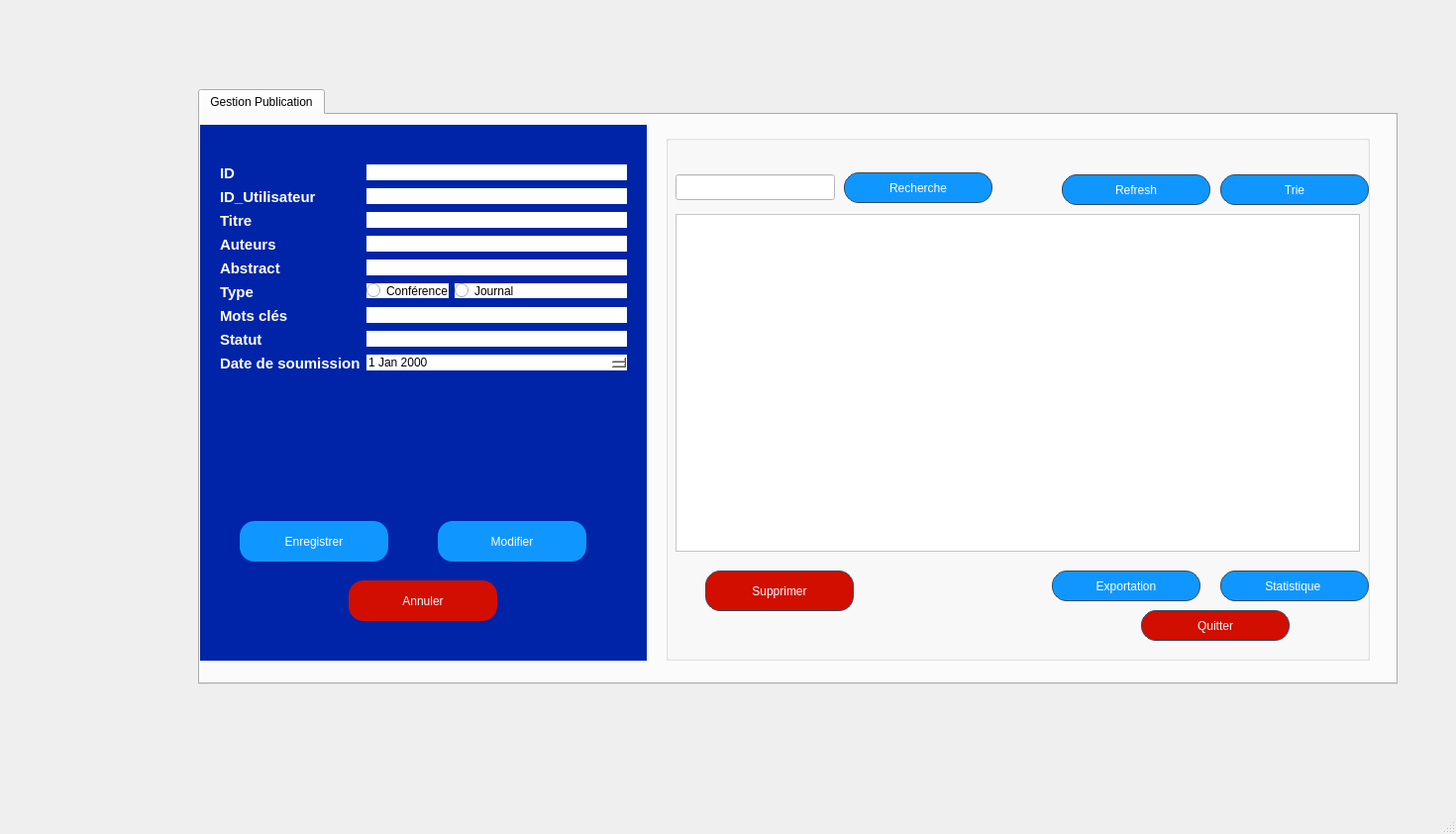
<?xml version="1.0" encoding="UTF-8"?>
<ui version="4.0">
 <class>GestionPublication</class>
 <widget class="QMainWindow" name="GestionPublication">
  <property name="geometry">
   <rect>
    <x>0</x>
    <y>0</y>
    <width>1470</width>
    <height>842</height>
   </rect>
  </property>
  <property name="contextMenuPolicy">
   <enum>Qt::ContextMenuPolicy::ActionsContextMenu</enum>
  </property>
  <property name="windowTitle">
   <string>GestionPublication</string>
  </property>
  <property name="styleSheet">
   <string notr="true">QPushButton {
    /* La couleur de fond (bleu pro) */
    background-color: #2c3e50; 
    
    /* La couleur du texte */
    color: white;
    
    /* L'ARRONDI : plus le chiffre est grand, plus c'est rond */
    border-radius: 15px;
    
    /* Une bordure fine pour définir la forme */
    border: 1px solid #34495e;
    
    /* Espacement interne pour que le texte ne touche pas les bords */
    padding: 5px 15px;
}

/* Effet au survol de la souris */
QPushButton:hover {
    background-color: #34495e;
}
</string>
  </property>
  <widget class="QWidget" name="centralwidget">
   <property name="styleSheet">
    <string notr="true">QPushButton {
    /* La couleur de fond (bleu pro) */
    background-color: #2c3e50; 
    
    /* La couleur du texte */
    color: white;
    
    /* L'ARRONDI : plus le chiffre est grand, plus c'est rond */
    border-radius: 15px;
    
    /* Une bordure fine pour définir la forme */
    border: 1px solid #34495e;
    
    /* Espacement interne pour que le texte ne touche pas les bords */
    padding: 5px 15px;
}

/* Effet au survol de la souris */
QPushButton:hover {
    background-color: #34495e;
}</string>
   </property>
   <widget class="QTabWidget" name="tabWidget">
    <property name="geometry">
     <rect>
      <x>200</x>
      <y>90</y>
      <width>1211</width>
      <height>601</height>
     </rect>
    </property>
    <property name="styleSheet">
     <string notr="true">background-color: #D8E2E9;
QPushButton {
    /* La couleur de fond (bleu pro) */
    background-color: #2c3e50; 
    
    /* La couleur du texte */
    color: white;
    
    /* L'ARRONDI : plus le chiffre est grand, plus c'est rond */
    border-radius: 15px;
    
    /* Une bordure fine pour définir la forme */
    border: 1px solid #34495e;
    
    /* Espacement interne pour que le texte ne touche pas les bords */
    padding: 5px 15px;
}

/* Effet au survol de la souris */
QPushButton:hover {
    background-color: #34495e;
}</string>
    </property>
    <property name="currentIndex">
     <number>0</number>
    </property>
    <widget class="QWidget" name="tab">
     <attribute name="title">
      <string>Gestion Publication</string>
     </attribute>
     <widget class="QGroupBox" name="groupBox_2">
      <property name="geometry">
       <rect>
        <x>0</x>
        <y>10</y>
        <width>451</width>
        <height>541</height>
       </rect>
      </property>
      <property name="styleSheet">
       <string notr="true">background-color: rgb(0, 36, 168);
border: #A8D3F0;</string>
      </property>
      <property name="title">
       <string/>
      </property>
      <widget class="QWidget" name="formLayoutWidget">
       <property name="geometry">
        <rect>
         <x>20</x>
         <y>40</y>
         <width>411</width>
         <height>331</height>
        </rect>
       </property>
       <layout class="QFormLayout" name="formLayout">
        <item row="0" column="0">
         <widget class="QLabel" name="label">
          <property name="text">
           <string>&lt;html&gt;&lt;head/&gt;&lt;body&gt;&lt;p&gt;&lt;span style=&quot; font-size:11pt; font-weight:700; color:#ffffff;&quot;&gt;ID&lt;/span&gt;&lt;/p&gt;&lt;/body&gt;&lt;/html&gt;</string>
          </property>
         </widget>
        </item>
        <item row="0" column="1">
         <widget class="QLineEdit" name="idPub">
          <property name="contextMenuPolicy">
           <enum>Qt::ContextMenuPolicy::ActionsContextMenu</enum>
          </property>
          <property name="styleSheet">
           <string notr="true">background-color: rgb(255, 255, 255);
</string>
          </property>
         </widget>
        </item>
        <item row="1" column="0">
         <widget class="QLabel" name="label_9">
          <property name="text">
           <string>&lt;html&gt;&lt;head/&gt;&lt;body&gt;&lt;p&gt;&lt;span style=&quot; font-size:11pt; font-weight:700; color:#ffffff;&quot;&gt;ID_Utilisateur&lt;/span&gt;&lt;/p&gt;&lt;/body&gt;&lt;/html&gt;</string>
          </property>
         </widget>
        </item>
        <item row="1" column="1">
         <widget class="QLineEdit" name="Id_utilisateur">
          <property name="styleSheet">
           <string notr="true">background-color: rgb(255, 255, 255);</string>
          </property>
         </widget>
        </item>
        <item row="2" column="0">
         <widget class="QLabel" name="label_2">
          <property name="text">
           <string>&lt;html&gt;&lt;head/&gt;&lt;body&gt;&lt;p&gt;&lt;span style=&quot; font-size:11pt; font-weight:700; color:#ffffff;&quot;&gt;Titre&lt;/span&gt;&lt;/p&gt;&lt;/body&gt;&lt;/html&gt;</string>
          </property>
         </widget>
        </item>
        <item row="2" column="1">
         <widget class="QLineEdit" name="titrePub">
          <property name="styleSheet">
           <string notr="true">background-color: rgb(255, 255, 255);</string>
          </property>
         </widget>
        </item>
        <item row="3" column="0">
         <widget class="QLabel" name="label_3">
          <property name="text">
           <string>&lt;html&gt;&lt;head/&gt;&lt;body&gt;&lt;p&gt;&lt;span style=&quot; font-size:11pt; font-weight:700; color:#ffffff;&quot;&gt;Auteurs&lt;/span&gt;&lt;/p&gt;&lt;/body&gt;&lt;/html&gt;</string>
          </property>
         </widget>
        </item>
        <item row="3" column="1">
         <widget class="QLineEdit" name="auteurPub">
          <property name="styleSheet">
           <string notr="true">background-color: rgb(255, 255, 255);</string>
          </property>
         </widget>
        </item>
        <item row="4" column="0">
         <widget class="QLabel" name="label_4">
          <property name="text">
           <string>&lt;html&gt;&lt;head/&gt;&lt;body&gt;&lt;p&gt;&lt;span style=&quot; font-size:11pt; font-weight:700; color:#ffffff;&quot;&gt;Abstract&lt;/span&gt;&lt;/p&gt;&lt;/body&gt;&lt;/html&gt;</string>
          </property>
         </widget>
        </item>
        <item row="4" column="1">
         <widget class="QLineEdit" name="abstractPub">
          <property name="styleSheet">
           <string notr="true">background-color: rgb(255, 255, 255);
</string>
          </property>
         </widget>
        </item>
        <item row="5" column="0">
         <widget class="QLabel" name="label_5">
          <property name="text">
           <string>&lt;html&gt;&lt;head/&gt;&lt;body&gt;&lt;p&gt;&lt;span style=&quot; font-size:11pt; font-weight:700; color:#ffffff;&quot;&gt;Type&lt;/span&gt;&lt;/p&gt;&lt;/body&gt;&lt;/html&gt;</string>
          </property>
         </widget>
        </item>
        <item row="5" column="1">
         <layout class="QFormLayout" name="formLayout_2">
          <item row="0" column="0">
           <widget class="QRadioButton" name="conferencePub">
            <property name="styleSheet">
             <string notr="true">background-color: rgb(255, 255, 255);
</string>
            </property>
            <property name="text">
             <string>Conférence</string>
            </property>
           </widget>
          </item>
          <item row="0" column="1">
           <widget class="QRadioButton" name="journalPub">
            <property name="styleSheet">
             <string notr="true">background-color: rgb(255, 255, 255);
</string>
            </property>
            <property name="text">
             <string>Journal</string>
            </property>
           </widget>
          </item>
         </layout>
        </item>
        <item row="6" column="0">
         <widget class="QLabel" name="label_6">
          <property name="text">
           <string>&lt;html&gt;&lt;head/&gt;&lt;body&gt;&lt;p&gt;&lt;span style=&quot; font-size:11pt; font-weight:700; color:#ffffff;&quot;&gt;Mots clés&lt;/span&gt;&lt;/p&gt;&lt;/body&gt;&lt;/html&gt;</string>
          </property>
         </widget>
        </item>
        <item row="6" column="1">
         <widget class="QLineEdit" name="mot_clePub">
          <property name="styleSheet">
           <string notr="true">background-color: rgb(255, 255, 255);</string>
          </property>
         </widget>
        </item>
        <item row="7" column="0">
         <widget class="QLabel" name="label_7">
          <property name="text">
           <string>&lt;html&gt;&lt;head/&gt;&lt;body&gt;&lt;p&gt;&lt;span style=&quot; font-size:11pt; font-weight:700; color:#ffffff;&quot;&gt;Statut&lt;/span&gt;&lt;/p&gt;&lt;/body&gt;&lt;/html&gt;</string>
          </property>
         </widget>
        </item>
        <item row="7" column="1">
         <widget class="QLineEdit" name="statutPub">
          <property name="styleSheet">
           <string notr="true">background-color: rgb(255, 255, 255);</string>
          </property>
         </widget>
        </item>
        <item row="8" column="1">
         <widget class="QDateEdit" name="datePub">
          <property name="styleSheet">
           <string notr="true">background-color: rgb(255, 255, 255);</string>
          </property>
         </widget>
        </item>
        <item row="8" column="0">
         <widget class="QLabel" name="label_8">
          <property name="text">
           <string>&lt;html&gt;&lt;head/&gt;&lt;body&gt;&lt;p&gt;&lt;span style=&quot; font-size:11pt; font-weight:700; color:#ffffff;&quot;&gt;Date de soumission&lt;/span&gt;&lt;/p&gt;&lt;/body&gt;&lt;/html&gt;</string>
          </property>
         </widget>
        </item>
       </layout>
      </widget>
      <widget class="QPushButton" name="enregistrer">
       <property name="geometry">
        <rect>
         <x>40</x>
         <y>400</y>
         <width>150</width>
         <height>41</height>
        </rect>
       </property>
       <property name="minimumSize">
        <size>
         <width>0</width>
         <height>0</height>
        </size>
       </property>
       <property name="styleSheet">
        <string notr="true">background-color: rgb(16, 151, 255);
</string>
       </property>
       <property name="text">
        <string>Enregistrer</string>
       </property>
      </widget>
      <widget class="QPushButton" name="modif">
       <property name="geometry">
        <rect>
         <x>240</x>
         <y>400</y>
         <width>150</width>
         <height>41</height>
        </rect>
       </property>
       <property name="styleSheet">
        <string notr="true">background-color: rgb(16, 151, 255);
</string>
       </property>
       <property name="text">
        <string>Modifier</string>
       </property>
      </widget>
      <widget class="QPushButton" name="annuler">
       <property name="geometry">
        <rect>
         <x>150</x>
         <y>460</y>
         <width>150</width>
         <height>41</height>
        </rect>
       </property>
       <property name="styleSheet">
        <string notr="true">background-color: rgb(209, 14, 0);
</string>
       </property>
       <property name="text">
        <string>Annuler</string>
       </property>
      </widget>
     </widget>
     <widget class="QGroupBox" name="groupBox_3">
      <property name="geometry">
       <rect>
        <x>470</x>
        <y>20</y>
        <width>711</width>
        <height>531</height>
       </rect>
      </property>
      <property name="styleSheet">
       <string notr="true">background-color: rgb(0, 36, 168);
border: #A8D3F0;
/* Style pour tous les GroupBox */
QGroupBox {
    border: 2px solid #2c3e50; /* Couleur de la bordure */
    border-radius: 15px;      /* Même arrondi que les boutons */
    margin-top: 20px;         /* Espace pour le titre en haut */
    font-weight: bold;
    color: #2c3e50;
}

/* Style spécifique pour le titre du GroupBox */
QGroupBox::title {
    subcontrol-origin: margin;
    subcontrol-position: top center; /* Place le titre en haut au centre */
    padding: 0 10px;
}</string>
      </property>
      <property name="title">
       <string/>
      </property>
      <widget class="QLineEdit" name="rechPub">
       <property name="geometry">
        <rect>
         <x>10</x>
         <y>40</y>
         <width>161</width>
         <height>26</height>
        </rect>
       </property>
       <property name="styleSheet">
        <string notr="true">background-color: rgb(255, 255, 255);</string>
       </property>
      </widget>
      <widget class="QPushButton" name="recherchePub">
       <property name="geometry">
        <rect>
         <x>180</x>
         <y>38</y>
         <width>150</width>
         <height>31</height>
        </rect>
       </property>
       <property name="styleSheet">
        <string notr="true">background-color: rgb(16, 151, 255);
</string>
       </property>
       <property name="text">
        <string>Recherche</string>
       </property>
      </widget>
      <widget class="QPushButton" name="statPub">
       <property name="geometry">
        <rect>
         <x>560</x>
         <y>440</y>
         <width>150</width>
         <height>31</height>
        </rect>
       </property>
       <property name="styleSheet">
        <string notr="true">background-color: rgb(16, 151, 255);
</string>
       </property>
       <property name="text">
        <string>Statistique </string>
       </property>
      </widget>
      <widget class="QPushButton" name="SuppPub">
       <property name="geometry">
        <rect>
         <x>40</x>
         <y>440</y>
         <width>150</width>
         <height>41</height>
        </rect>
       </property>
       <property name="styleSheet">
        <string notr="true">background-color: rgb(209, 14, 0);</string>
       </property>
       <property name="text">
        <string>Supprimer</string>
       </property>
      </widget>
      <widget class="QPushButton" name="quitterPub">
       <property name="geometry">
        <rect>
         <x>480</x>
         <y>480</y>
         <width>150</width>
         <height>31</height>
        </rect>
       </property>
       <property name="styleSheet">
        <string notr="true">background-color: rgb(209, 14, 0);
</string>
       </property>
       <property name="text">
        <string>Quitter</string>
       </property>
      </widget>
      <widget class="QTableView" name="tableViewPub">
       <property name="geometry">
        <rect>
         <x>10</x>
         <y>80</y>
         <width>691</width>
         <height>341</height>
        </rect>
       </property>
       <property name="styleSheet">
        <string notr="true">background-color: rgb(255, 255, 255);
</string>
       </property>
      </widget>
      <widget class="QPushButton" name="expoPub">
       <property name="geometry">
        <rect>
         <x>390</x>
         <y>440</y>
         <width>150</width>
         <height>31</height>
        </rect>
       </property>
       <property name="styleSheet">
        <string notr="true">background-color: rgb(16, 151, 255);
</string>
       </property>
       <property name="text">
        <string>Exportation</string>
       </property>
      </widget>
      <widget class="QPushButton" name="refreshPub">
       <property name="geometry">
        <rect>
         <x>400</x>
         <y>40</y>
         <width>150</width>
         <height>31</height>
        </rect>
       </property>
       <property name="styleSheet">
        <string notr="true">background-color: rgb(16, 151, 255);
</string>
       </property>
       <property name="text">
        <string>Refresh</string>
       </property>
      </widget>
      <widget class="QPushButton" name="triePub">
       <property name="geometry">
        <rect>
         <x>560</x>
         <y>40</y>
         <width>150</width>
         <height>31</height>
        </rect>
       </property>
       <property name="styleSheet">
        <string notr="true">background-color: rgb(16, 151, 255);
</string>
       </property>
       <property name="text">
        <string>Trie</string>
       </property>
      </widget>
     </widget>
    </widget>
   </widget>
   <zorder>tabWidget</zorder>
  </widget>
  <widget class="QMenuBar" name="menubar">
   <property name="geometry">
    <rect>
     <x>0</x>
     <y>0</y>
     <width>1470</width>
     <height>26</height>
    </rect>
   </property>
  </widget>
  <widget class="QStatusBar" name="statusbar"/>
 </widget>
 <resources>
  <include location="ressources.qrc"/>
 </resources>
 <connections/>
</ui>
